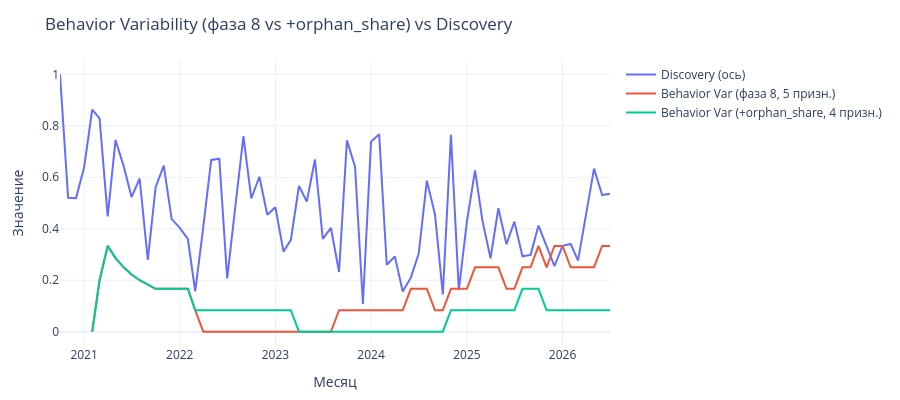

The notebook cell this image was saved under:
### Markdown cell above
## Фаза 10. Behavior Variability не в компас

### Гипотеза

В фазе 8 получена Behavior Variability на 5 признаках (volume: `hours`, `tracks`; completion: `skip_rate`, `played_frac`; obsession: `obsession_share`). `discovery_rate` в неё не входит. В фазе 9 найдена связь с Burnout (−0.757 после детренда). Возможные причины не включать её в компас:

1. **Реальная связь.** Behavior и Burnout связаны содержательно.
2. **Дублирование Discovery.** Behavior Variability не должна повторять ось Discovery. Проверка: нет ли связи с Discovery у набора из фазы 8 и у набора с близким по смыслу `orphan_share`.

### Метод

1. Набор из фазы 8 (5 признаков) — берётся готовым, `var_beh`.
2. Дополнительный набор из 4 признаков: `hours`, `tracks`, `obsession_share`, `orphan_share` (`orphan_share` близок к Discovery по смыслу). Пороги p75 по каждому.
3. Кластерное голосование для 4 признаков:
   - volume: hours, tracks
   - obsession: obsession_share
   - orphan: orphan_share
4. High-месяц — если ≥2 кластера дали High.
5. Корреляция обоих рядов с осью Discovery.

### Code cell
# 10. Фаза 10. Behavior Variability не в компас
# ============================================================================
# Проверяем петлю: набор фазы 8 и набор с orphan_share»
# ============================================================================
import numpy as np
import pandas as pd
import plotly.graph_objects as go
from scipy.stats import pearsonr

N_BOOT_PERM = 200
MIN_EVENTS = 5

# --- Discovery помесячно (уже считали в фазе 9) ---
# Пересчитаем для чистоты контекста
first_seen = (df_t.groupby('spotify_track_uri')['ts_naive'].min()
              .dt.to_period('M'))
df_10 = df_t.copy()
df_10['_first_month'] = df_10['spotify_track_uri'].map(first_seen)
df_10['_is_discovery'] = df_10['period'] == df_10['_first_month']
discovery_monthly = (df_10[df_10['valid_play']]
                     .groupby('period')['_is_discovery']
                     .mean()
                     .sort_index())
discovery_monthly.index = pd.PeriodIndex(discovery_monthly.index, freq='M')

print(f"Discovery помесячно: n={len(discovery_monthly)}, "
      f"median={discovery_monthly.median():.3f}")

# --- Behavior Variability на 6 признаках — берём из фазы 8 ---
var_beh_6 = var_beh.copy()

# --- Поведенческая база на 4 признаках ---
# orphan_share = 1 − доля my_music среди valid-событий месяца
valid_ev = df_10[df_10['valid_play']]
orphan_monthly = (valid_ev.groupby('period')['my_music']
                  .apply(lambda x: 1 - x.mean())
                  .sort_index())

mb4 = df_10.groupby('period').agg(
    hours=('ms_played', lambda x: x.sum() / 3_600_000),
    tracks=('spotify_track_uri', 'nunique'),
).sort_index()

# obsession_share — из sess_flag (построен в фазе 8)
mb4['obsession_share'] = (sess_flag.groupby('period')['is_obsession']
                          .mean()
                          .reindex(mb4.index).fillna(0.0))
mb4['orphan_share'] = orphan_monthly.reindex(mb4.index).fillna(0.0)

# Практические пороги p75
CAL4 = {}
for f in ['hours', 'tracks', 'obsession_share', 'orphan_share']:
    CAL4[f] = mb4[f].diff().abs().quantile(0.75)

print(f"\nПороги (p75) — чистый набор:")
for k, v in CAL4.items():
    print(f"   {k:18s}: {v:.4f}")

# --- Null per feature ---
def gate(obs, nulls, thr_prac, p_low=75, p_high=99):
    thr_low = np.percentile(nulls, p_low)
    thr_high = np.percentile(nulls, p_high)
    if obs > thr_high and obs >= thr_prac: return 'High'
    if obs > thr_low and obs >= thr_prac: return 'Medium'
    return 'Low'

def null_perm(a, b, fn, na, nb, n_boot, rng):
    pool = pd.concat([a, b], ignore_index=True)
    out = np.empty(n_boot)
    for k in range(n_boot):
        p = rng.permutation(len(pool))
        out[k] = abs(fn(pool.iloc[p[na:na + nb]]) -
                     fn(pool.iloc[p[:na]]))
    return out

agg_hours       = lambda e: e['ms_played'].sum() / 3_600_000
agg_tracks      = lambda e: e['spotify_track_uri'].nunique()
agg_obsession   = lambda s: s['is_obsession'].mean()
agg_orphan      = lambda e: 1 - e['my_music'].mean()

# --- Прогон ---
rng = np.random.default_rng(42)
months = sorted(df_10['period'].dropna().unique())
events = df_10[['account', 'ts_naive', 'period', 'ms_played',
                'spotify_track_uri', 'my_music']].copy()

per_month_4 = {}
for i in range(len(months) - 1):
    m, m1 = months[i], months[i + 1]
    e0 = events[events['period'] == m]
    e1 = events[events['period'] == m1]
    if len(e0) < MIN_EVENTS or len(e1) < MIN_EVENTS:
        continue

    row = {}
    for name, agg in [('hours', agg_hours),
                      ('tracks', agg_tracks),
                      ('orphan_share', agg_orphan)]:
        obs = abs(agg(e1) - agg(e0))
        nulls = null_perm(e0, e1, agg, len(e0), len(e1), N_BOOT_PERM, rng)
        row[name] = gate(obs, nulls, CAL4[name])

    s0 = sess_flag[sess_flag['period'] == m]
    s1 = sess_flag[sess_flag['period'] == m1]
    if len(s0) >= 3 and len(s1) >= 3:
        obs = abs(agg_obsession(s1) - agg_obsession(s0))
        nulls = null_perm(s0, s1, agg_obsession, len(s0), len(s1),
                          N_BOOT_PERM, rng)
        row['obsession_share'] = gate(obs, nulls, CAL4['obsession_share'])

    if row:
        per_month_4[str(m1)] = row

# --- Кластеры для 4 признаков ---
CLUSTERS_4 = {
    'volume':    ['hours', 'tracks'],
    'obsession': ['obsession_share'],
    'orphan':    ['orphan_share'],
}

events_beh_4 = pd.Series(0, index=pd.PeriodIndex(
    [str(m) for m in months[1:]], freq='M'))

for month_str, per_feat in per_month_4.items():
    cluster_high = 0
    for cname, feats in CLUSTERS_4.items():
        labs = [per_feat[f] for f in feats if f in per_feat]
        if 'High' in labs:
            cluster_high += 1
    if cluster_high >= 2:
        events_beh_4[pd.Period(month_str, 'M')] = 1

n_high_4 = int(events_beh_4.sum())
print(f"\nBehavior Variability (+orphan_share): High = {n_high_4} из "
      f"{len(events_beh_4)} ({events_beh_4.mean():.3f})")
print(f"Behavior Variability (фаза 8): High = {int(events_beh.sum())} "
      f"({events_beh.mean():.3f})")

# --- Variability для обоих ---
var_beh_4 = events_beh_4.rolling(12, min_periods=4).mean()

# --- Корреляции с Discovery ---
print("\n" + "=" * 70)
print("ПРОВЕРКА ПЕТЛИ: Behavior Var ↔ Discovery")
print("=" * 70)

def corr_pair(a, b, name):
    common = a.dropna().index.intersection(b.dropna().index)
    if len(common) < 10:
        return None
    aa = a.loc[common]; bb = b.loc[common]
    r, p = pearsonr(aa, bb)
    print(f"\n{name} (n={len(common)}): r = {r:+.3f}, p = {p:.4f}")
    return r, p

r6, p6 = corr_pair(var_beh_6, discovery_monthly,
                   "Behavior Var (фаза 8, 5 призн.) ↔ Discovery")
r4, p4 = corr_pair(var_beh_4, discovery_monthly,
                   "Behavior Var (+orphan_share, 4 призн.) ↔ Discovery")

print(f"\nВывод:")
print(f"   Набор из фазы 8: связь с Discovery {'значима' if p6 < 0.05 else 'не обнаружена'}")
print(f"   Набор с orphan_share: связь с Discovery {'значима' if p4 < 0.05 else 'не обнаружена'}")

# --- Визуализация: 4 линии ---
fig = go.Figure()

# Discovery ось
fig.add_trace(go.Scatter(
    x=discovery_monthly.dropna().index.to_timestamp(),
    y=discovery_monthly.dropna().values,
    mode='lines', name='Discovery (ось)',
    line=dict(width=2),
))

# Behavior Var 6
fig.add_trace(go.Scatter(
    x=var_beh_6.dropna().index.to_timestamp(),
    y=var_beh_6.dropna().values,
    mode='lines', name='Behavior Var (фаза 8, 5 призн.)',
    line=dict(width=2),
))

# Behavior Var 4
fig.add_trace(go.Scatter(
    x=var_beh_4.dropna().index.to_timestamp(),
    y=var_beh_4.dropna().values,
    mode='lines', name='Behavior Var (+orphan_share, 4 призн.)',
    line=dict(width=2),
))

fig.update_layout(
    template='plotly_white',
    height=400,
    title='Behavior Variability (фаза 8 vs +orphan_share) vs Discovery',
    xaxis_title='Месяц',
    yaxis_title='Значение',
    margin=dict(l=60, r=40, t=60, b=40),
)
fig.show()

### Figure 1 — Plotly figure (JSON) as saved in the notebook; plotly's stock layout.template omitted (floating-point values rounded to 4 significant figures)
{"data": [{"line": {"width": 2}, "mode": "lines", "name": "Discovery (ось)", "type": "scatter", "x": ["2020-10-01T00:00:00", "2020-11-01T00:00:00", "2020-12-01T00:00:00", "2021-01-01T00:00:00", "2021-02-01T00:00:00", "2021-03-01T00:00:00", "2021-04-01T00:00:00", "2021-05-01T00:00:00", "2021-06-01T00:00:00", "2021-07-01T00:00:00", "2021-08-01T00:00:00", "2021-09-01T00:00:00", "2021-10-01T00:00:00", "2021-11-01T00:00:00", "2021-12-01T00:00:00", "2022-01-01T00:00:00", "2022-02-01T00:00:00", "2022-03-01T00:00:00", "2022-04-01T00:00:00", "2022-05-01T00:00:00", "2022-06-01T00:00:00", "2022-07-01T00:00:00", "2022-08-01T00:00:00", "2022-09-01T00:00:00", "2022-10-01T00:00:00", "2022-11-01T00:00:00", "2022-12-01T00:00:00", "2023-01-01T00:00:00", "2023-02-01T00:00:00", "2023-03-01T00:00:00", "2023-04-01T00:00:00", "2023-05-01T00:00:00", "2023-06-01T00:00:00", "2023-07-01T00:00:00", "2023-08-01T00:00:00", "2023-09-01T00:00:00", "2023-10-01T00:00:00", "2023-11-01T00:00:00", "2023-12-01T00:00:00", "2024-01-01T00:00:00", "2024-02-01T00:00:00", "2024-03-01T00:00:00", "2024-04-01T00:00:00", "2024-05-01T00:00:00", "2024-06-01T00:00:00", "2024-07-01T00:00:00", "2024-08-01T00:00:00", "2024-09-01T00:00:00", "2024-10-01T00:00:00", "2024-11-01T00:00:00", "2024-12-01T00:00:00", "2025-01-01T00:00:00", "2025-02-01T00:00:00", "2025-03-01T00:00:00", "2025-04-01T00:00:00", "2025-05-01T00:00:00", "2025-06-01T00:00:00", "2025-07-01T00:00:00", "2025-08-01T00:00:00", "2025-09-01T00:00:00", "2025-10-01T00:00:00", "2025-11-01T00:00:00", "2025-12-01T00:00:00", "2026-01-01T00:00:00", "2026-02-01T00:00:00", "2026-03-01T00:00:00", "2026-04-01T00:00:00", "2026-05-01T00:00:00", "2026-06-01T00:00:00", "2026-07-01T00:00:00"], "y": [1.0, 0.5202, 0.5189, 0.638, 0.8629, 0.8286, 0.4477, 0.745, 0.6434, 0.5227, 0.5952, 0.2786, 0.5615, 0.6455, 0.4383, 0.4033, 0.3602, 0.157, 0.4086, 0.6673, 0.6722, 0.2068, 0.4847, 0.7593, 0.5175, 0.602, 0.4543, 0.4836, 0.3109, 0.3567, 0.566, 0.506, 0.669, 0.3609, 0.4031, 0.232, 0.7433, 0.6415, 0.1077, 0.7377, 0.7668, 0.2602, 0.292, 0.1558, 0.2099, 0.3034, 0.5865, 0.4563, 0.145, 0.7647, 0.1616, 0.4286, 0.6267, 0.4326, 0.2852, 0.4797, 0.3396, 0.4276, 0.2928, 0.2985, 0.4123, 0.3301, 0.2549, 0.3333, 0.3411, 0.2759, 0.4654, 0.6336, 0.5307, 0.5357]}, {"line": {"width": 2}, "mode": "lines", "name": "Behavior Var (фаза 8, 5 призн.)", "type": "scatter", "x": ["2021-02-01T00:00:00", "2021-03-01T00:00:00", "2021-04-01T00:00:00", "2021-05-01T00:00:00", "2021-06-01T00:00:00", "2021-07-01T00:00:00", "2021-08-01T00:00:00", "2021-09-01T00:00:00", "2021-10-01T00:00:00", "2021-11-01T00:00:00", "2021-12-01T00:00:00", "2022-01-01T00:00:00", "2022-02-01T00:00:00", "2022-03-01T00:00:00", "2022-04-01T00:00:00", "2022-05-01T00:00:00", "2022-06-01T00:00:00", "2022-07-01T00:00:00", "2022-08-01T00:00:00", "2022-09-01T00:00:00", "2022-10-01T00:00:00", "2022-11-01T00:00:00", "2022-12-01T00:00:00", "2023-01-01T00:00:00", "2023-02-01T00:00:00", "2023-03-01T00:00:00", "2023-04-01T00:00:00", "2023-05-01T00:00:00", "2023-06-01T00:00:00", "2023-07-01T00:00:00", "2023-08-01T00:00:00", "2023-09-01T00:00:00", "2023-10-01T00:00:00", "2023-11-01T00:00:00", "2023-12-01T00:00:00", "2024-01-01T00:00:00", "2024-02-01T00:00:00", "2024-03-01T00:00:00", "2024-04-01T00:00:00", "2024-05-01T00:00:00", "2024-06-01T00:00:00", "2024-07-01T00:00:00", "2024-08-01T00:00:00", "2024-09-01T00:00:00", "2024-10-01T00:00:00", "2024-11-01T00:00:00", "2024-12-01T00:00:00", "2025-01-01T00:00:00", "2025-02-01T00:00:00", "2025-03-01T00:00:00", "2025-04-01T00:00:00", "2025-05-01T00:00:00", "2025-06-01T00:00:00", "2025-07-01T00:00:00", "2025-08-01T00:00:00", "2025-09-01T00:00:00", "2025-10-01T00:00:00", "2025-11-01T00:00:00", "2025-12-01T00:00:00", "2026-01-01T00:00:00", "2026-02-01T00:00:00", "2026-03-01T00:00:00", "2026-04-01T00:00:00", "2026-05-01T00:00:00", "2026-06-01T00:00:00", "2026-07-01T00:00:00"], "y": [0.0, 0.2, 0.3333, 0.2857, 0.25, 0.2222, 0.2, 0.1818, 0.1667, 0.1667, 0.1667, 0.1667, 0.1667, 0.08333, 0.0, 0.0, 0.0, 0.0, 0.0, 0.0, 0.0, 0.0, 0.0, 0.0, 0.0, 0.0, 0.0, 0.0, 0.0, 0.0, 0.0, 0.08333, 0.08333, 0.08333, 0.08333, 0.08333, 0.08333, 0.08333, 0.08333, 0.08333, 0.1667, 0.1667, 0.1667, 0.08333, 0.08333, 0.1667, 0.1667, 0.1667, 0.25, 0.25, 0.25, 0.25, 0.1667, 0.1667, 0.25, 0.25, 0.3333, 0.25, 0.3333, 0.3333, 0.25, 0.25, 0.25, 0.25, 0.3333, 0.3333]}, {"line": {"width": 2}, "mode": "lines", "name": "Behavior Var (+orphan_share, 4 призн.)", "type": "scatter", "x": ["2021-02-01T00:00:00", "2021-03-01T00:00:00", "2021-04-01T00:00:00", "2021-05-01T00:00:00", "2021-06-01T00:00:00", "2021-07-01T00:00:00", "2021-08-01T00:00:00", "2021-09-01T00:00:00", "2021-10-01T00:00:00", "2021-11-01T00:00:00", "2021-12-01T00:00:00", "2022-01-01T00:00:00", "2022-02-01T00:00:00", "2022-03-01T00:00:00", "2022-04-01T00:00:00", "2022-05-01T00:00:00", "2022-06-01T00:00:00", "2022-07-01T00:00:00", "2022-08-01T00:00:00", "2022-09-01T00:00:00", "2022-10-01T00:00:00", "2022-11-01T00:00:00", "2022-12-01T00:00:00", "2023-01-01T00:00:00", "2023-02-01T00:00:00", "2023-03-01T00:00:00", "2023-04-01T00:00:00", "2023-05-01T00:00:00", "2023-06-01T00:00:00", "2023-07-01T00:00:00", "2023-08-01T00:00:00", "2023-09-01T00:00:00", "2023-10-01T00:00:00", "2023-11-01T00:00:00", "2023-12-01T00:00:00", "2024-01-01T00:00:00", "2024-02-01T00:00:00", "2024-03-01T00:00:00", "2024-04-01T00:00:00", "2024-05-01T00:00:00", "2024-06-01T00:00:00", "2024-07-01T00:00:00", "2024-08-01T00:00:00", "2024-09-01T00:00:00", "2024-10-01T00:00:00", "2024-11-01T00:00:00", "2024-12-01T00:00:00", "2025-01-01T00:00:00", "2025-02-01T00:00:00", "2025-03-01T00:00:00", "2025-04-01T00:00:00", "2025-05-01T00:00:00", "2025-06-01T00:00:00", "2025-07-01T00:00:00", "2025-08-01T00:00:00", "2025-09-01T00:00:00", "2025-10-01T00:00:00", "2025-11-01T00:00:00", "2025-12-01T00:00:00", "2026-01-01T00:00:00", "2026-02-01T00:00:00", "2026-03-01T00:00:00", "2026-04-01T00:00:00", "2026-05-01T00:00:00", "2026-06-01T00:00:00", "2026-07-01T00:00:00"], "y": [0.0, 0.2, 0.3333, 0.2857, 0.25, 0.2222, 0.2, 0.1818, 0.1667, 0.1667, 0.1667, 0.1667, 0.1667, 0.08333, 0.08333, 0.08333, 0.08333, 0.08333, 0.08333, 0.08333, 0.08333, 0.08333, 0.08333, 0.08333, 0.08333, 0.08333, 0.0, 0.0, 0.0, 0.0, 0.0, 0.0, 0.0, 0.0, 0.0, 0.0, 0.0, 0.0, 0.0, 0.0, 0.0, 0.0, 0.0, 0.0, 0.0, 0.08333, 0.08333, 0.08333, 0.08333, 0.08333, 0.08333, 0.08333, 0.08333, 0.08333, 0.1667, 0.1667, 0.1667, 0.08333, 0.08333, 0.08333, 0.08333, 0.08333, 0.08333, 0.08333, 0.08333, 0.08333]}], "layout": {"height": 400, "margin": {"b": 40, "l": 60, "r": 40, "t": 60}, "title": {"text": "Behavior Variability (фаза 8 vs +orphan_share) vs Discovery"}, "xaxis": {"title": {"text": "Месяц"}}, "yaxis": {"title": {"text": "Значение"}}}}
